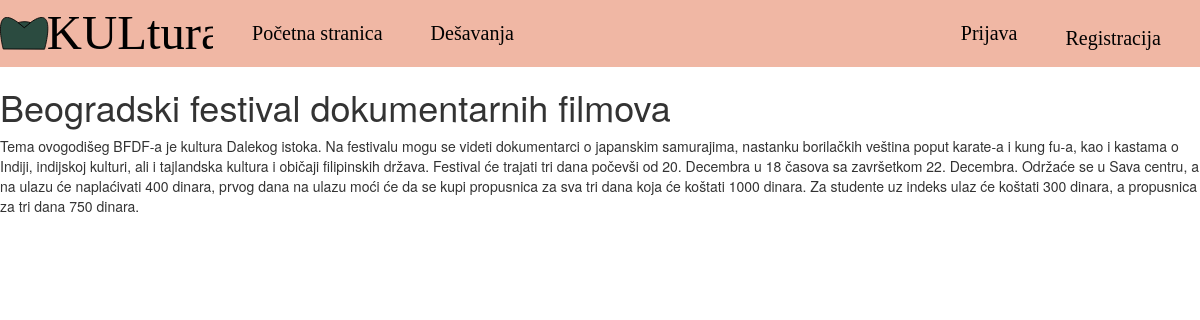
Page /desavanje?id_dogadjaja=15 on the committed database.
### tables this page shows
CREATE TABLE `dogadjaji` (
  `id_dogadjaja` int(11) NOT NULL,
  `naziv_dogadjaja` varchar(100) NOT NULL,
  `vrsta_dogadjaja` int(11) NOT NULL,
  `pocetak_dogadjaja` datetime NOT NULL,
  `kraj_dogadjaja` datetime NOT NULL,
  `opis_dogadjaja` text DEFAULT NULL
);

### utils/view.php (called while the page is built, shortened)
<?php
function renderView($name, array $vars = []) {
    extract($vars);
    include dirname(__DIR__) . '/templates/' . $name . '.php';
}

### controller/event.php (called while the page is built, shortened)
<?php
require 'utils/view.php';
require 'model/event.php';
function getEventAction(array $filters)
{
    $db = dbConnect();
    $selectedEventId = $filters['id_dogadjaja'] ?? null;
    $event = getEvent($db, $selectedEventId);
    $eventTypeNames = getEventTypeNames($db);
    $events = getEventsFiltered($db, ['vrsta_dogadjaja' => $event['vrsta_dogadjaja']]);
    renderView(
        'dogadjaj',
        [
            'event' => $event,
            'events' => $events,
            'eventTypeNames' => $eventTypeNames,
        ]
    );
}

### index.php (called while the page is built, shortened)
<?php
$routeMap = [
    '/login' => [
        'file'=>'controller/login.php',
        'action'=>'loginAction',
        'data'=>[$_POST]
    ],
    '/desavanje' =>[
        'file' => 'controller/event.php',
        'action' => 'getEventAction',
        'data' => [$_GET]
    ],
    '/desavanja' => [
        'file'=>'controller/events.php',
        'action'=>'getEventsListAction',
        'data'=>[$_GET]
    ],
    '/' => [
        'file' => 'controller/index.php',
        'action' => 'indexAction',
    ],
];
$currentRoute = $routeMap['/'];
if (isset($_SERVER['PATH_INFO']) && isset($routeMap[$_SERVER['PATH_INFO']])) {
    $currentRoute = $routeMap[$_SERVER['PATH_INFO']];
}
call_user_func_array($currentRoute['action'], $currentRoute['data'] ?? []);

### model/event.php (called while the page is built, shortened)
<?php
function getEventsFiltered(PDO $db, array $filters) {
    $eventsStatement = $db->prepare('SELECT * FROM dogadjaji  WHERE vrsta_dogadjaja = :vrsta_dogadjaja AND sysdate()<pocetak_dogadjaja ORDER BY pocetak_dogadjaja');
    $eventsStatement->execute($filters);
    return $eventsStatement->fetchAll();
}
function getEvent(PDO $db, $id) {
    $eventStatement = $db->prepare("SELECT * FROM dogadjaji /*JOIN vrste_dogadjaja ON (dogadjaji.id_dogadjaja=vrste_dogadjaja.id_vrste)*/ WHERE id_dogadjaja = :id ");
    $eventStatement->execute(array('id' => $id));
    return ($eventStatement->fetch());
}

### templates/dogadjaj.php (the view, shortened to what this page needs)
<html>
<head>
    <?php include 'templates/includes/css.php'; ?>
</head>
<body>
    <?php include 'templates/includes/header.php'; ?>
    <?php
        echo '<h1>' . $event['naziv_dogadjaja'] . '</h1>
    <p>' . $event['opis_dogadjaja'] . '</p>';
    ?>
</body>
</html>

### css/theme.css (style rules this page uses)
body { background-color: #FFF !important; }

### rows in the picture
dogadjaji: naziv_dogadjaja "Beogradski festival dokumentarnih filmova", opis_dogadjaja "Tema ovogodišeg BFDF-a je kultura Dalekog istoka. Na festivalu mogu se videti dokumentarci o japanskim samurajima, nastanku borilačkih veština poput karate-a i kung fu-a, kao i kastama o Indiji, indijskoj kulturi, ali i tajlandska kultura i običaji filipinskih država. Festival će trajati tri dana počevši od 20. Decembra u 18 časova sa završetkom 22. Decembra. Održaće se u Sava centru, a na ulazu će naplaćivati 400 dinara, prvog dana na ulazu moći će da se kupi propusnica za sva tri dana koja će koštati 1000 dinara. Za studente uz indeks ulaz će koštati 300 dinara, a propusnica za tri dana 750 dinara."
